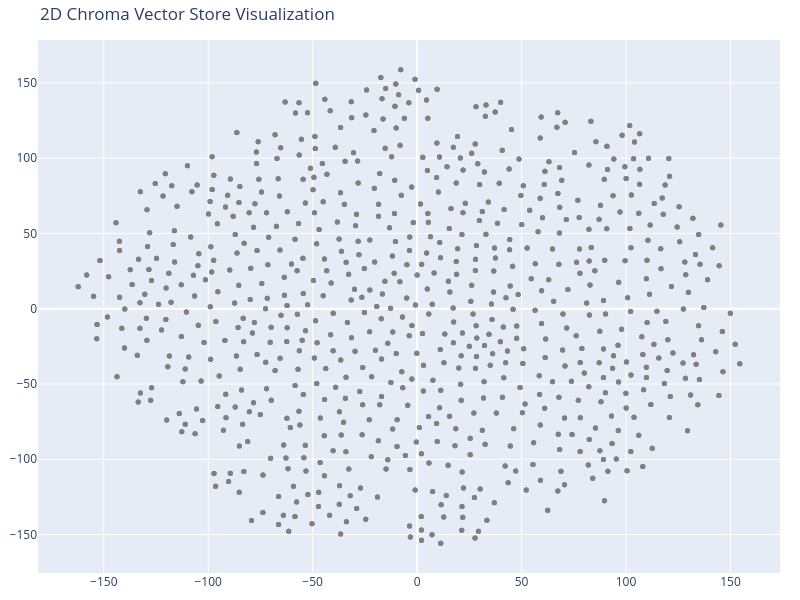

Source (notebook cell):
### Markdown cell above
# To visualize

### Code cell
# We humans find it easier to visalize things in 2D!
# Reduce the dimensionality of the vectors to 2D using t-SNE
# (t-distributed stochastic neighbor embedding)
tsne = TSNE(n_components=2, random_state=42)
reduced_vectors = tsne.fit_transform(vectors)

# Create the 2D scatter plot
fig = go.Figure(data=[go.Scatter(
    x=reduced_vectors[:, 0],
    y=reduced_vectors[:, 1],
    mode='markers',
    marker=dict(size=5, color=colors, opacity=0.8),
    text=[f"Type: {t}<br>Text: {d[:100]}..." for t, d in zip(doc_types, documents)],
    hoverinfo='text'
)])

fig.update_layout(title='2D Chroma Vector Store Visualization',
    scene=dict(xaxis_title='x',yaxis_title='y'),
    width=800,
    height=600,
    margin=dict(r=20, b=10, l=10, t=40)
)

fig.show()

### Figure 1 — Plotly figure (JSON) as saved in the notebook; plotly's stock layout.template omitted (floating-point values rounded to 4 significant figures; data arrays with more than 128 entries replaced by an {"elided": "..."} marker saying what was removed)
{"data": [{"hoverinfo": "text", "marker": {"color": {"elided": "2980 str values"}, "opacity": 0.8, "size": 5}, "mode": "markers", "text": {"elided": "2980 str values"}, "type": "scatter", "x": {"elided": "2980 float values"}, "y": {"elided": "2980 float values"}}], "layout": {"height": 600, "margin": {"b": 10, "l": 10, "r": 20, "t": 40}, "scene": {"xaxis": {"title": {"text": "x"}}, "yaxis": {"title": {"text": "y"}}}, "title": {"text": "2D Chroma Vector Store Visualization"}, "width": 800}}
